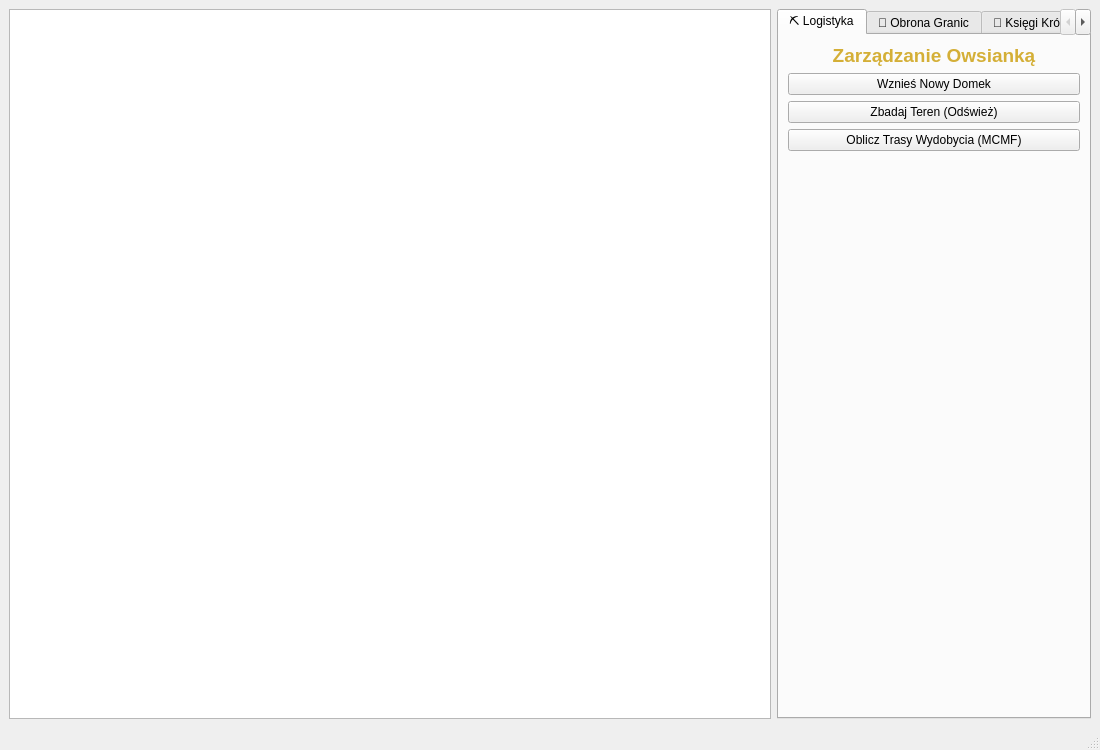
<?xml version="1.0" encoding="UTF-8"?>
<ui version="4.0">
 <class>mainWindow</class>
 <widget class="QMainWindow" name="mainWindow">
  <property name="geometry">
   <rect>
    <x>0</x>
    <y>0</y>
    <width>1100</width>
    <height>750</height>
   </rect>
  </property>
  <property name="windowTitle">
   <string>Królestwo Krasnoludków - Panel Dowodzenia</string>
  </property>
  <widget class="QWidget" name="centralwidget">
   <layout class="QHBoxLayout" name="horizontalLayout">
    
    <!-- LEWA STRONA: MAPA -->
    <item>
     <widget class="QGraphicsView" name="map">
      <property name="sizePolicy">
       <sizepolicy hsizetype="Expanding" vsizetype="Expanding">
        <horstretch>3</horstretch>
        <verstretch>0</verstretch>
       </sizepolicy>
      </property>
     </widget>
    </item>

    <!-- PRAWA STRONA: ZAKŁADKI (TABS) -->
    <item>
     <widget class="QTabWidget" name="tabWidget">
      <property name="sizePolicy">
       <sizepolicy hsizetype="Expanding" vsizetype="Expanding">
        <horstretch>1</horstretch>
        <verstretch>0</verstretch>
       </sizepolicy>
      </property>
      <property name="currentIndex">
       <number>0</number>
      </property>

      <!-- ZAKŁADKA 1: LOGISTYKA (Wydobycie i Kopalnie) -->
      <widget class="QWidget" name="tab_logistyka">
       <attribute name="title">
        <string>⛏️ Logistyka</string>
       </attribute>
       <layout class="QVBoxLayout" name="verticalLayout_1">
        <item>
         <widget class="QLabel" name="labelLogistykaTytul">
          <property name="text">
           <string>&lt;html&gt;&lt;head/&gt;&lt;body&gt;&lt;p align=&quot;center&quot;&gt;&lt;span style=&quot; font-size:14pt; font-weight:600; color:#d4af37;&quot;&gt;Zarządzanie Owsianką&lt;/span&gt;&lt;/p&gt;&lt;/body&gt;&lt;/html&gt;</string>
          </property>
         </widget>
        </item>
        <item>
         <widget class="QPushButton" name="btnDodajDomek">
          <property name="text"><string>Wznieś Nowy Domek</string></property>
         </widget>
        </item>
        <item>
         <widget class="QPushButton" name="odswiezMape">
          <property name="text"><string>Zbadaj Teren (Odśwież)</string></property>
         </widget>
        </item>
        <item>
         <widget class="QPushButton" name="btnUruchomMCMF">
          <property name="text"><string>Oblicz Trasy Wydobycia (MCMF)</string></property>
         </widget>
        </item>
        <item>
         <spacer name="verticalSpacer_1">
          <property name="orientation"><enum>Qt::Vertical</enum></property>
          <property name="sizeHint" stdset="0"><size><width>20</width><height>40</height></size></property>
         </spacer>
        </item>
       </layout>
      </widget>

      <!-- ZAKŁADKA 2: OBRONA GRANIC (Salwa i Otoczka) -->
      <widget class="QWidget" name="tab_obrona">
       <attribute name="title">
        <string>🏹 Obrona Granic</string>
       </attribute>
       <layout class="QVBoxLayout" name="verticalLayout_2">
        <item>
         <widget class="QLabel" name="labelObronaTytul">
          <property name="text">
           <string>&lt;html&gt;&lt;head/&gt;&lt;body&gt;&lt;p align=&quot;center&quot;&gt;&lt;span style=&quot; font-size:14pt; font-weight:600; color:#d4af37;&quot;&gt;System Wczesnego Ostrzegania&lt;/span&gt;&lt;/p&gt;&lt;/body&gt;&lt;/html&gt;</string>
          </property>
         </widget>
        </item>
        <item>
         <widget class="QLabel" name="label_od">
          <property name="text"><string>Początek odcinka ataku:</string></property>
         </widget>
        </item>
        <item>
         <widget class="QSpinBox" name="spin_od"/>
        </item>
        <item>
         <widget class="QLabel" name="label_do">
          <property name="text"><string>Koniec odcinka ataku:</string></property>
         </widget>
        </item>
        <item>
         <widget class="QSpinBox" name="spin_do"/>
        </item>
        <item>
         <widget class="QPushButton" name="btn_atak">
          <property name="text"><string>Wezwij Dekametrowców!</string></property>
         </widget>
        </item>
        <item>
         <spacer name="verticalSpacer_2">
          <property name="orientation"><enum>Qt::Vertical</enum></property>
          <property name="sizeHint" stdset="0"><size><width>20</width><height>40</height></size></property>
         </spacer>
        </item>
       </layout>
      </widget>

      <!-- ZAKŁADKA 3: KSIĘGI (Kompresja i Szukanie) -->
      <widget class="QWidget" name="tab_ksiegi">
       <attribute name="title">
        <string>📜 Księgi Królestwa</string>
       </attribute>
       <layout class="QVBoxLayout" name="verticalLayout_3">
        <item>
         <widget class="QPushButton" name="btn_kompresja">
          <property name="text"><string>Kompresuj Archiwa (Huffman)</string></property>
         </widget>
        </item>
        <item>
         <widget class="QLineEdit" name="input_szukaj">
          <property name="placeholderText"><string>Wpisz szukaną runę/słowo...</string></property>
         </widget>
        </item>
        <item>
         <widget class="QPushButton" name="btn_szukaj">
          <property name="text"><string>Przeszukaj Księgi (Rabin-Karp)</string></property>
         </widget>
        </item>
        <item>
         <widget class="QTextBrowser" name="textBrowser_ksiegi">
          <property name="html">
           <string>&lt;html&gt;&lt;head/&gt;&lt;body&gt;&lt;p style=&quot;color:#a89f91; font-style:italic;&quot;&gt;Księga jest pusta. Załaduj tekst, aby go przeczytać.&lt;/p&gt;&lt;/body&gt;&lt;/html&gt;</string>
          </property>
         </widget>
        </item>
       </layout>
      </widget>

     </widget>
    </item>

   </layout>
  </widget>
  
  <widget class="QStatusBar" name="statusbar"/>
 </widget>
 <resources/>
 <connections/>
</ui>
